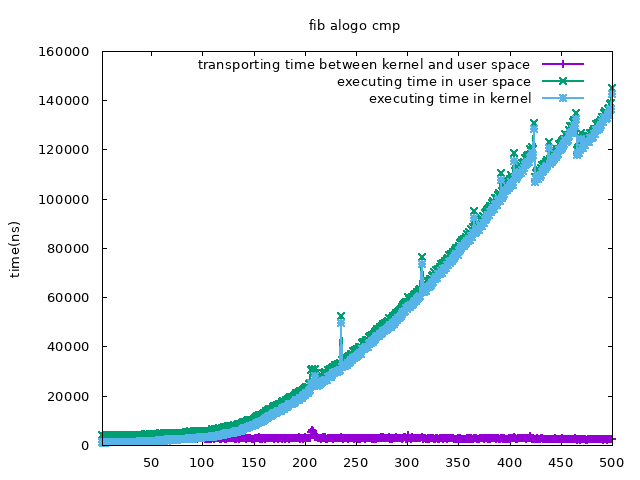

Generate this figure with gnuplot:
reset
set ylabel 'time(ns)'
set title 'fib alogo cmp'
set key left top
set term png enhanced font 'Verdana,10'
set output 'exp1.png'
plot [2:500][:] \
'exp1.out' using 1:2 with linespoints linewidth 2 title "transporting time between kernel and user space",\
'' using 1:3 with linespoints linewidth 2 title "executing time in user space",\
'' using 1:4 with linespoints linewidth 2 title "executing time in kernel",\
